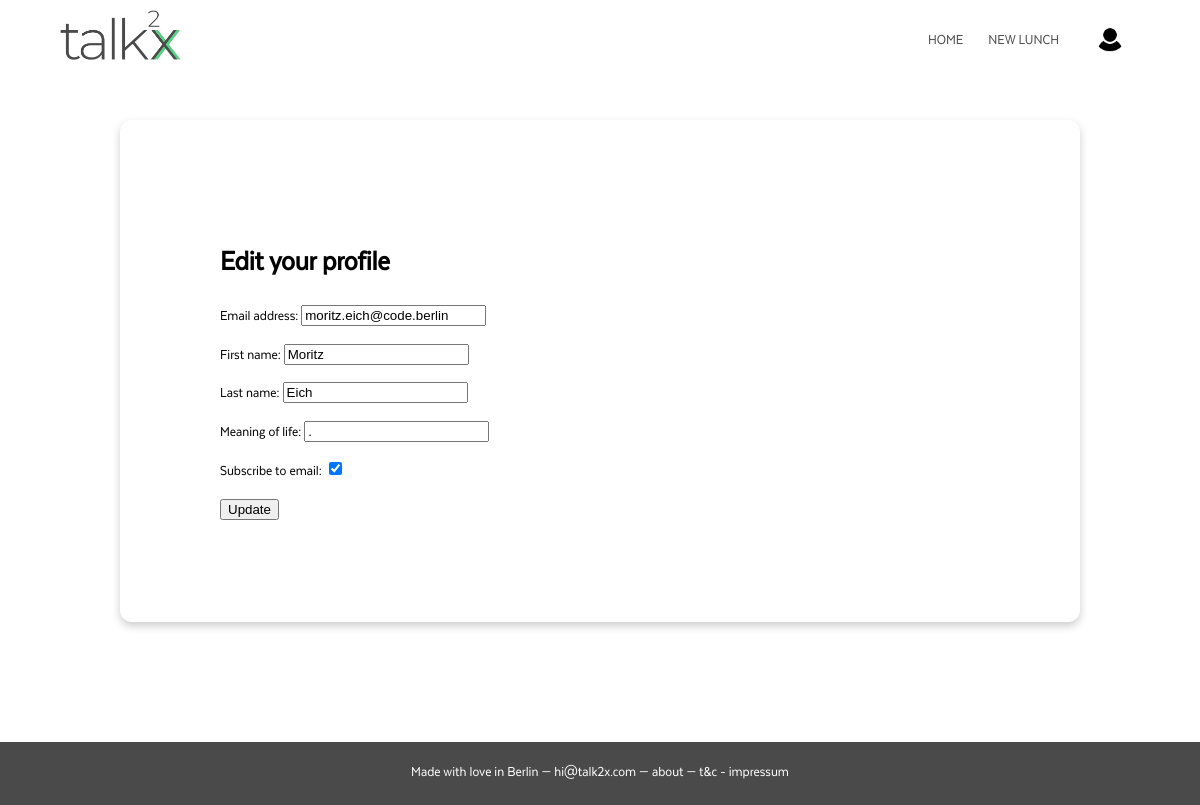
The page /profile/moritzeich-34/edit/ (signed in) on the database as committed earlier.
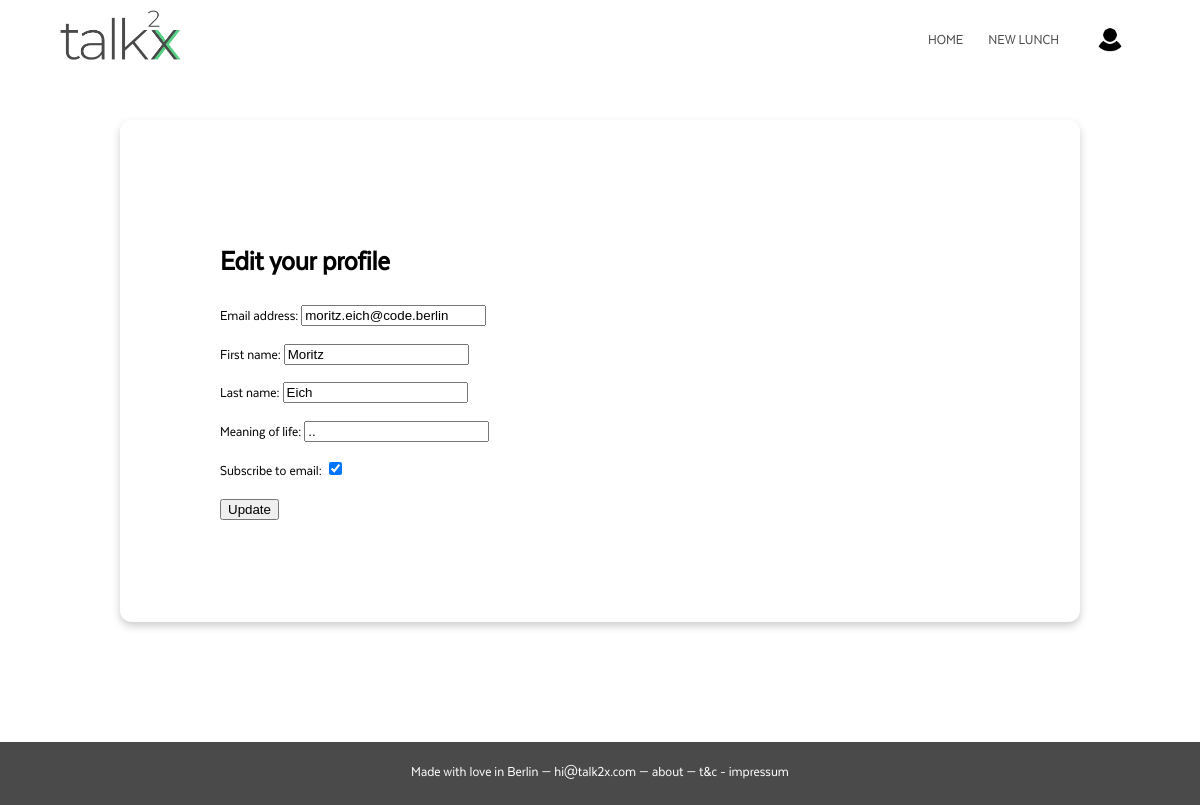
The same page on the database as committed later.
### talk2x/models.py (models this page shows, shortened)
class User(AbstractUser):
    email = models.EmailField(('email address'), unique=True, validators=[validate_code_mail])
    username = None
    USERNAME_FIELD = 'email'
    REQUIRED_FIELDS = []
    picture = models.ImageField(upload_to='users/', blank=True, null=True)
    meaning_of_life = models.CharField(max_length=100, default='meaning of life')
    DAY_CHOICES = (
        ('MONDAY', 'monday'),
        ('TUESDAY', 'tuesday'),
        ('WEDNESDAY', 'wednesday'),
        ('THURSDAY', 'thursday'),
        ('FRIDAY', 'friday'),
        ('EVERYDAY', 'everyday')
    )
    availabilty = models.CharField(max_length=10, choices=DAY_CHOICES, blank=True, null=True)
    subscribe_to_email = models.BooleanField(default = True)
    accepted_tc = models.BooleanField(default = False)
    slug =  models.SlugField(max_length = 30)
    objects = UserManager()

### talk2x/views.py (the view, shortened to what this page needs)
# urls.py: path('profile/<slug:slug>-<int:user_id>/edit/', EditProfile.as_view(), name='profile_edit'),
@method_decorator(profile_decorator, name='dispatch')
class EditProfile(UpdateView):
    model = User
    form_class = EditProfile
    template_name = 'profile_edit.html'
    pk_url_kwarg = 'user_id'

### talk2x/forms.py
class EditProfile(ModelForm):
    class Meta:
        model = User
        fields = ['email', 'first_name', 'last_name', 'meaning_of_life', 'subscribe_to_email']

### talk2x/templates/profile_edit.html (shortened to what this page needs)
{% extends 'base.html' %}
{% load static %}
{% block style %}
  <link rel="stylesheet" href="{% static 'css/profile_edit.css' %}">
{% endblock %}
{% block nav %}
  <nav>
    <ul>
      <li id="cta-login"><a href="/home">home</a></li>
      <li id="cta-login"><a href="/lunch">new lunch</a></li>
      <div class="dropdown">
        <button class="dropbtn">
        <img id="nav-profile" src="{% static 'img/face.png' %}" alt="{% static 'img/face.png' %}"></button>
      </div>
    </ul>
  </nav>
{% endblock %}
{% block content %}
<div class="container">
  <div class="card">
      <h1>Edit your profile</h1>
      <form method="post" enctype="multipart/form-data">
          {{ form.as_p }}
          <input type="submit" value="Update" />
      </form>
  </div>
</div>
{% endblock %}

Rows that differ between the two databases and show on the page:
changed User "moritz.eich@code.berlin": meaning_of_life "." → ".."
